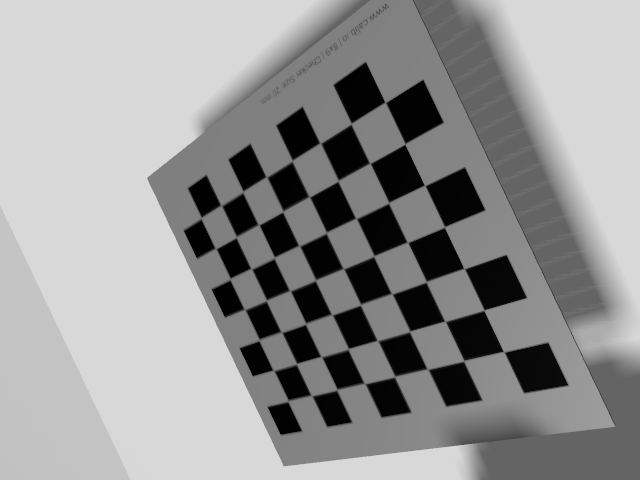
#> input picture ur_handeye_app/experiments/image.png, 640 x 480 px, found by its file name
$ python cv_test.py
#> lines starting #> are read from the running program, lines starting #| are printed output that depends on the picture; after the words box and inside, x2 and y2 are one past the last pixel; in counts of white or black regions, pixels touching at a corner belong together
import cv2
import numpy as np

# Load the image
image = cv2.imread('experiments/image.png')
#> image is the input picture: shape (480, 640, 3); min 1, max 216, mean 148.7
gray = cv2.cvtColor(image, cv2.COLOR_BGR2GRAY)

# Checkerboard dimensions (number of inner corners per a chessboard row and column)
# Note: If your board is 8x9 squares, inner corners are 7x8
checkerboard_size = (8, 7)  # (columns, rows) of inner corners

cv2.imshow('Corners', image)
cv2.waitKey(0)
cv2.destroyAllWindows()

# Find the checkerboard corners
ret, corners = cv2.findChessboardCorners(gray, checkerboard_size, None)
#> ret = True; corners = 56 rows, first 8: [503.7, 351.7], [463.8, 361.1], [427.4, 369.5], [395.2, 376.8], [364.7, 383.6], [337.6, 390.4], [311.6, 395.6], [292, 392]

if ret:
    # Refine corner locations to subpixel accuracy
    criteria = (cv2.TermCriteria_EPS + cv2.TermCriteria_MAX_ITER, 30, 0.001)
    corners_refined = cv2.cornerSubPix(gray, corners, (11,11), (-1,-1), criteria)
#> corners_refined = 56 rows, first 8: [503.7, 351.7], [463.8, 360.8], [427.6, 369.1], [394.7, 376.5], [364.6, 383.5], [337, 389.6], [311.5, 395.5], [288, 400.9]

    # Draw and display the corners
    cv2.drawChessboardCorners(image, checkerboard_size, corners_refined, ret)
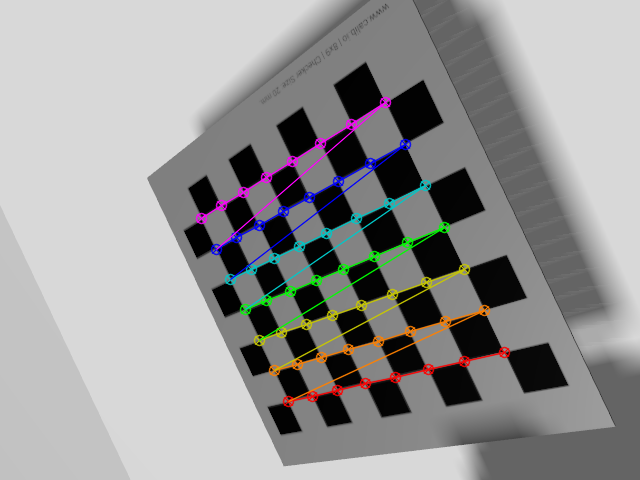
#> image: shape (480, 640, 3); 3.9% of pixels changed, all inside (x1, y1, x2, y2) = (195, 96, 511, 408)
    cv2.imshow('Corners', image)
    cv2.waitKey(0)
    cv2.destroyAllWindows()

    # Optionally, print corner coordinates
    print("Detected corners:")
    print(corners_refined)
#> (printed output is left out)
else:
    print("Checkerboard corners not found.")
